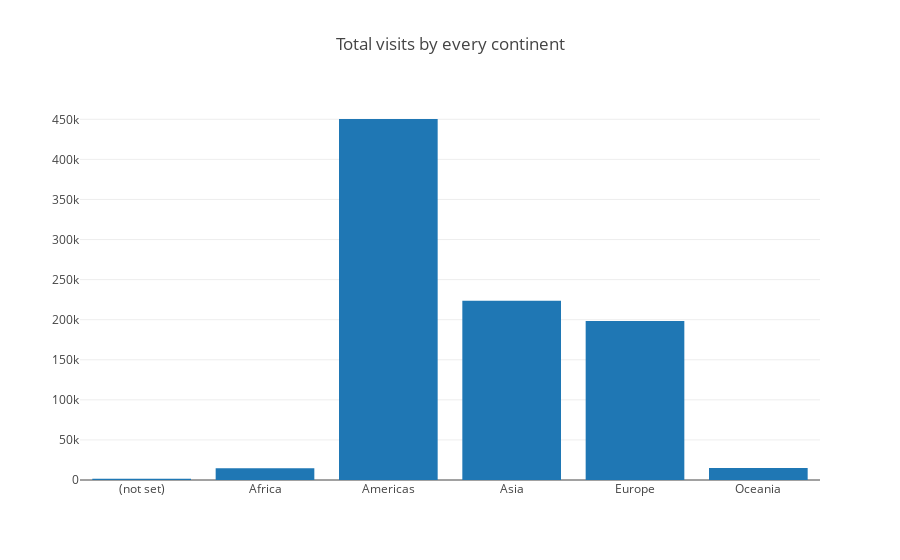

The notebook cell saved with this chart:
### Markdown cell above
**Visualization of different parameters on the basis of continent**

### Code cell
plt.bar(totalContinentVisited.index, totalContinentVisited)

#Using plotly, Total number of sub-Continent visited

data = [go.Bar(
            x=totalContinentVisited.index,
            y=totalContinentVisited
    )]

layout = go.Layout(
    title='Total visits by every continent',
)

fig = go.Figure(data=data, layout=layout)
iplot(fig, filename='Total continent visited')

### Figure 1 — Plotly figure (JSON) as saved in the notebook; plotly's stock layout.template omitted (floating-point values rounded to 4 significant figures)
{"data": [{"type": "bar", "uid": "96c51308-d145-11e8-aeec-15280fb874c9", "x": ["(not set)", "Africa", "Americas", "Asia", "Europe", "Oceania"], "y": [1468, 14745, 450377, 223698, 198311, 15054]}], "layout": {"title": "Total visits by every continent"}}
